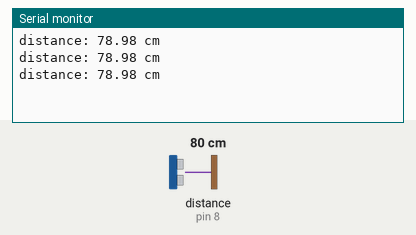
This sketch was run on a simulated Arduino Uno, built with avr-gcc and run on an emulated ATmega328P. Parts: the last lines printed to the serial monitor. Wiring (inferred from the names in the program): ultrasonic range finder: trigger pin 9; echo pin 8. The test bench sets the inputs (shaded band); at power-on: distance to the obstacle (sensor on pin 8) 80 cm. The echo pulse lasts 58.3 µs per cm.

Above: at 1.3 s.
1.4 s: distance to the obstacle (sensor on pin 8) set to 2 cm
At 1.9 s:
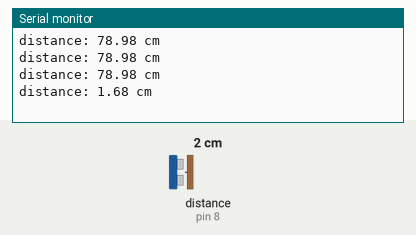
2.9 s: distance to the obstacle (sensor on pin 8) set to 4 cm
At 3.4 s:
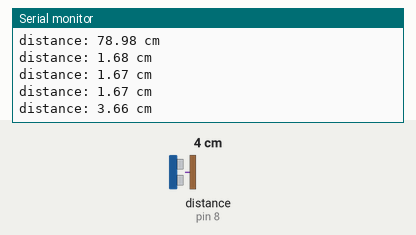
Timing chart, 0 to 5.9 s (numbered marks = the images above; inputs shaded):
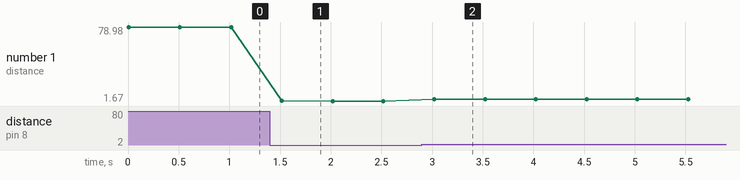

The sketch:

Ultrasonic_Distance_Measurement.ino
```cpp
int trigPin = 9;    // Pin TRIG
int echoPin = 8;    // Pin ECHO

float duration_us, distance_cm;

void setup() {
  // Initialiser le port série
  Serial.begin(9600);

  // Configurer le pin de déclenchement en mode sortie
  pinMode(trigPin, OUTPUT);
  // Configurer le pin d'écho en mode entrée
  pinMode(echoPin, INPUT);
}

void loop() {
  // Générer une impulsion de 10 microsecondes sur le pin TRIG
  digitalWrite(trigPin, HIGH);
  delayMicroseconds(10);
  digitalWrite(trigPin, LOW);

  // Mesurer la durée de l'impulsion depuis le pin ECHO
  duration_us = pulseIn(echoPin, HIGH);

  // Calculer la distance
  distance_cm = 0.017 * duration_us;

  // Afficher la valeur sur le moniteur série
  Serial.print("distance: ");
  Serial.print(distance_cm);
  Serial.println(" cm");

  // Attendre 500 millisecondes avant de refaire une mesure
  delay(500);
}
```

Measured:
- after the input at 1.4 s, the serial monitor: prints a new line after 0.12 s (image 1)
- after the input at 2.9 s, the serial monitor: prints a new line after 0.12 s (image 2)
- plotted number 1: 78.98 → 1.67 after the input at 1.4 s, 1.67 → 3.66 after the input at 2.9 s
